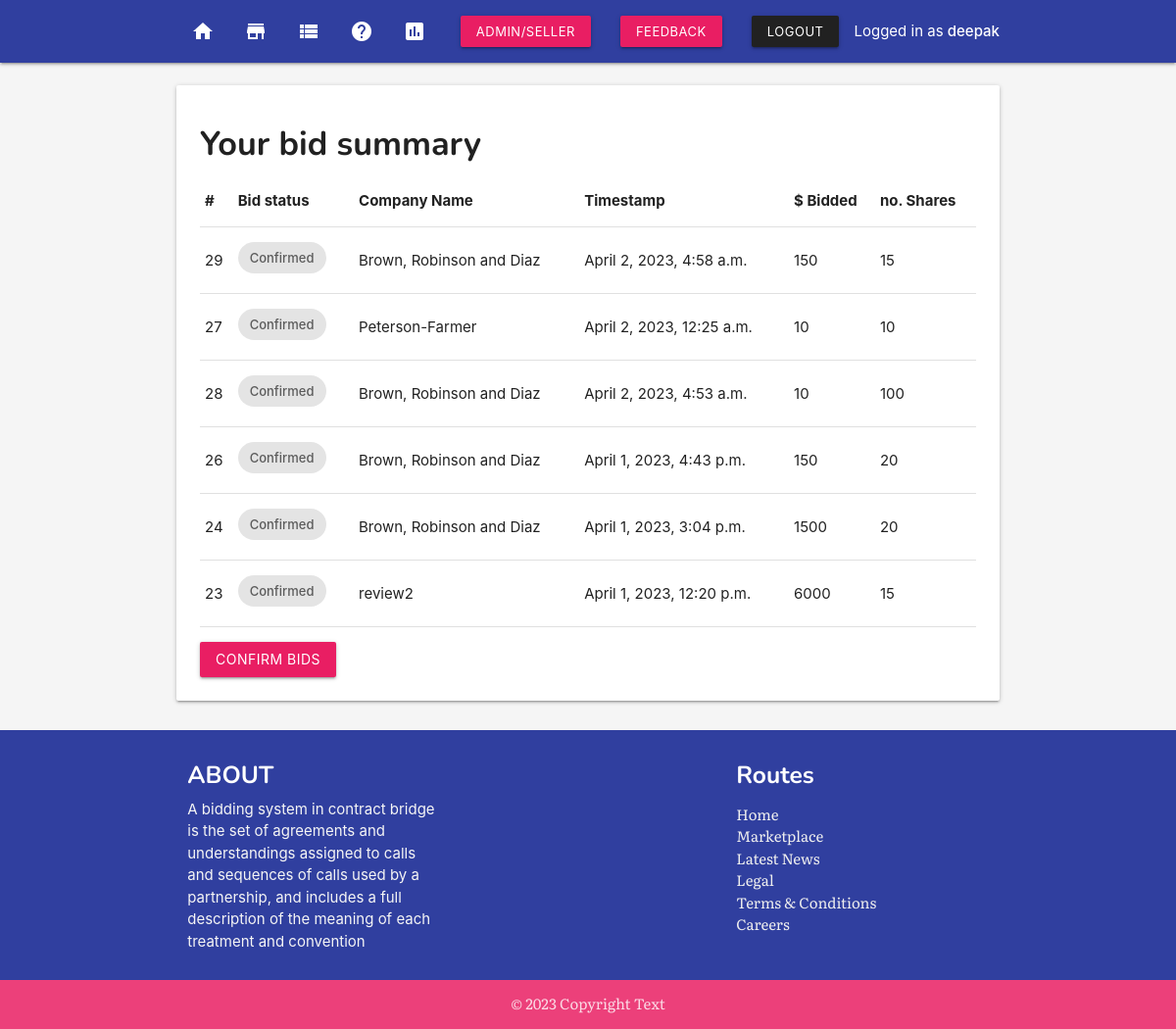
/my-bids/ (signed in), run on the app's committed database.
### app/models.py (models this page shows, shortened)
class PlacementBid(models.Model):
    user = models.ForeignKey(User, on_delete=models.CASCADE)
    placement = models.ForeignKey(Placement, on_delete=models.CASCADE)
    bid  = models.ForeignKey(Bid, on_delete=models.CASCADE)
    offer = models.IntegerField()
    shares = models.IntegerField()
    confirmed = models.BooleanField(default=False)
    placementbid_created = models.DateTimeField(auto_now_add=True)
    placementbid_modified = models.DateTimeField(auto_now=True)
    class Meta:
        ordering = ['-placementbid_modified']

class Placement(models.Model):
    placement_title = models.CharField(max_length=255)
    placement_slug = models.SlugField()
    placement_company = models.ForeignKey(Company, on_delete=models.CASCADE)
    placement_created = models.DateTimeField(auto_now_add=True)
    placement_modified = models.DateTimeField(auto_now=True)

class Company(models.Model):
    company_name = models.CharField(max_length=255)
    company_address = models.CharField(max_length=255)
    company_description = models.TextField(default="There is currently no description available for this company.")
    company_created = models.DateTimeField(auto_now_add=True)
    company_modified = models.DateTimeField(auto_now=True)
    def __str__(self):
        return self.company_name

### app/views.py (the view)
# urls.py: path('my-bids/', views.bid_summary, name='bid-summary' ),
@login_required
def bid_summary(request):
    bids = PlacementBid.objects.filter(user=request.user)
    context = {'bids': bids}
    return render(request, 'bid-summary.html', context)

### templates/bid-summary.html
{% extends 'base.html' %}
{% block content %}
{% include 'nav.html' %}
<section class="section">
    <section class="container">
        <div class="card">
            <div class="card-content">
                <h4>Your bid summary</h4>
                <table class="table responsive-table">
                    <thead>
                        <tr>
                            <th>#</th>
                            <th>Bid status</th>
                            <th>Company Name</th>
                            <th>Timestamp</th>
                            <th>$ Bidded</th>
                            <th>no. Shares</th>
                        </tr>
                    </thead>
                    <tbody>
                        {% for b in bids %}
                            <tr>
                                <td>{{ b.id }}</td>
                                <td>{% if b.confirmed %}<span class="chip">Confirmed</span>{%else%} <span class="chip indigo darken-2 white-text">Unconfirmed</span>       {%endif%}</td>
                                <td>{{ b.placement.placement_company }}</td>
                                <td>{{ b.placementbid_created }}</td>
                                <td>{{ b.offer}}</td>
                                <td>{{ b.shares}}</td>
                            </tr>
                        {% endfor %}
                    </tbody>
                </table>
                <a href="{% url 'app:confirm-bids' %}" style="margin-top: 1rem;" class="btn waves-light waves-effect pink">Confirm Bids</a>
            </div>
        </div>
    </section>
</section>
{% include 'footer.html' %}
{% endblock content %}

### templates/base.html (shortened to what this page needs)
{% load static %}
<!DOCTYPE html>
<html lang="en">
<head>
    <link rel="stylesheet" href="https://cdnjs.cloudflare.com/ajax/libs/materialize/1.0.0/css/materialize.min.css">
</head>
<body class="grey lighten-4">
    {% block content %}
    {% endblock content %}
</body>
</html>

### templates/nav.html (shortened to what this page needs)
<nav>
<div class="nav-wrapper indigo darken-2">
    <div class="container">
    <ul class="left hide-on-med-and-down">
            <li><a href="{% url 'app:home' %}"><i class="material-icons">home</i></a></li>
        <li><a href="{% url 'app:placements' %}"><i class="material-icons">store</i></a></li>
        <li><a href="{% url 'app:bid-summary' %}"><i class="material-icons">view_list</i></a></li>
        <li><a href="{% url 'app:about' %}"><i class="material-icons">help</i></a></li>
        <li><a href="{% url 'app:dashboard' %}"><i class="material-icons">insert_chart</i></a></li>
    </ul>
    <ul class="right hide-on-med-and-down">
            {% if user.is_authenticated %}
        <li><a class="btn-small waves-effect waves-light pink" href="{% url 'app:addmin' %}">Admin/Seller</a></li>
        <li><a class="btn-small waves-effect waves-light pink" href="{% url 'app:emailing' %}">Feedback</a></li>
            <li><a class="btn-small waves-effect waves-light grey darken-4" href="{% url 'app:logout' %}">Logout</a></li>
            <li>Logged in as <strong>{{ user.username }}</strong></li>
        {% endif %}
    </ul>
</div>
</div>
</nav>

### templates/footer.html
<footer class="page-footer indigo darken-2">
        <div class="container">
          <div class="row">
            <div class="col l4 s12">
              <h5 class="white-text">ABOUT</h5>
              <p class="grey-text text-lighten-4" class="custom-font-1">A bidding system in contract bridge is the set of
                  agreements and understandings assigned to calls and sequences of calls used by a partnership, and includes
                  a full description of the meaning of each treatment and convention</p>
            </div>
            <div class="col l4 offset-l4 s12">
              <h5 class="white-text">Routes</h5>
              <ul  class="custom-font-1">
                <li><a class="grey-text text-lighten-3" href="#!">Home</a></li>
                <li><a class="grey-text text-lighten-3" href="#!">Marketplace</a></li>
                <li><a class="grey-text text-lighten-3" href="#!">Latest News</a></li>
                <li><a class="grey-text text-lighten-3" href="#!">Legal</a></li>
                <li><a class="grey-text text-lighten-3" href="#!">Terms & Conditions</a></li>
                <li><a class="grey-text text-lighten-3" href="#!">Careers</a></li>
              </ul>
            </div>
          </div>
        </div>
        <div class="footer-copyright pink lighten-1">
          <div class="container center custom-font-1">
          © 2023 Copyright Text
          </div>
        </div>
      </footer>

### templates/base.html (style rules this page uses)
p { margin-top: 0.5rem !important; margin-bottom: 0.5rem!important; }
.custom-font-1 { font-family: 'Literata', serif; }
h1, h2, h3, h4, h5, h6 { margin-top: .5em !important; font-family: 'Nunito', sans-serif; font-weight: bold; }
body { display: flex; min-height: 100vh; flex-direction: column; }

### data on the page
PlacementBid: id "29", confirmed "Confirmed", placement.placement_company "Brown, Robinson and Diaz", placementbid_created "April 2, 2023, 4:58 a.m.", offer "150", shares "15"
PlacementBid: id "27", confirmed "Confirmed", placement.placement_company "Peterson-Farmer", placementbid_created "April 2, 2023, 12:25 a.m.", offer "10", shares "10"
PlacementBid: id "28", confirmed "Confirmed", placement.placement_company "Brown, Robinson and Diaz", placementbid_created "April 2, 2023, 4:53 a.m.", offer "10", shares "100"
PlacementBid: id "26", confirmed "Confirmed", placement.placement_company "Brown, Robinson and Diaz", placementbid_created "April 1, 2023, 4:43 p.m.", offer "150", shares "20"
PlacementBid: id "24", confirmed "Confirmed", placement.placement_company "Brown, Robinson and Diaz", placementbid_created "April 1, 2023, 3:04 p.m.", offer "1500", shares "20"
PlacementBid: id "23", confirmed "Confirmed", placement.placement_company "review2", placementbid_created "April 1, 2023, 12:20 p.m.", offer "6000", shares "15"

### other printed values
{{ user.username }} "deepak"
